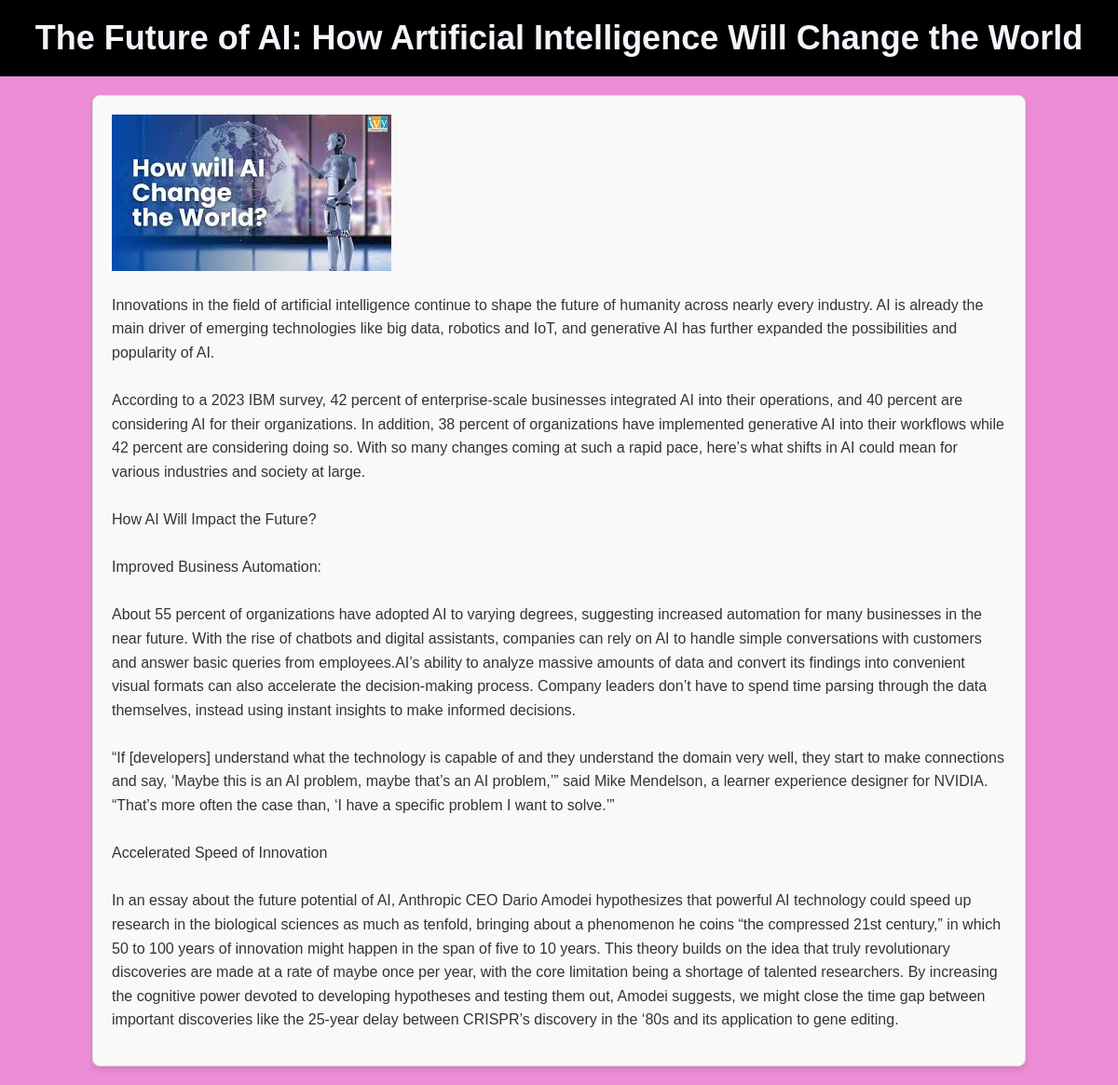
Screenshot of /3/ with the database file from the repository.
### blogapp/models.py (models this page shows, shortened)
class BlogPost(models.Model):
    title = models.CharField(max_length=200)
    content = models.TextField()
    image = models.ImageField(upload_to='blog_images/', blank=True, null=True)

### blogapp/views.py (the view)
# urls.py: path('<int:pk>/', views.detail, name='detail'),
def detail(request, pk):
    blog = get_object_or_404(BlogPost, pk=pk)
    return render(request, 'blogapp/detail.html', {'blog': blog})

### blogapp/templates/blogapp/detail.html (shortened to what this page needs)
<!DOCTYPE html>
<html lang="en">
<head>
    {% load static %}
    <link rel="stylesheet" href="{% static 'blogapp/styles.css' %}">
</head>
<body>
    <div class="blog-header">
        <h1>{{ blog.title }}</h1>
    </div>
    <div class="blog-detail">
        {% if blog.image %}
        <img src="{{ blog.image.url }}" alt="{{ blog.title }}" style="max-width: 100%; height: auto;">
        {% endif %}
        <p>{{ blog.content }}</p>
    </div>
</body>
</html>

### blogapp/static/blogapp/styles.css (style rules this page uses)
body { background-color: #ec8dd5; font-family: Arial, sans-serif; margin: 0; padding: 0; }
.blog-header { background-color: black; color: rgb(255, 255, 255); text-align: center; padding: 20px 0; margin-bottom: 20px; }
.blog-header h1 { font-size: 36px; margin: 0; font-family: Arial, sans-serif; }
h1 { text-align: center; color: #f6f3fa; margin-bottom: 20px; }
.blog-detail { width: 80%; margin: 20px auto; padding: 20px; background-color: #f9f9f9; border: 1px solid #ddd; border-radius: 8px; box-shadow: 0 4px 6px rgba(0, 0, 0, 0.1); font-family: Arial, sans-serif; line-height: 1.6em; color: #333; }
.blog-detail p { margin-bottom: 16px; }
.blog-detail p { white-space: pre-wrap; line-height: 1.6em; margin-bottom: 16px; color: #333; font-family: Arial, sans-serif; }

### rows the page displays
BlogPost: title "The Future of AI: How Artificial Intelligence Will Change the World", image (picture), content "Innovations in the field of artificial intelligence continue to shape the future of humanity across nearly every industry. AI is already the main driver of emerging technologies like big data, robotics and IoT, and generative AI has further expanded the possibilities and popularity of AI. According to a 2023 IBM survey, 42 percent of enterprise-scale businesses integrated AI into their operations, and 40 percent are considering AI for their organizations. In addition, 38 percent of organizations have implemented generative AI into their workflows while 42 percent are considering doing so. With so many changes coming at such a rapid pace, here’s what shifts in AI could mean for various…"
